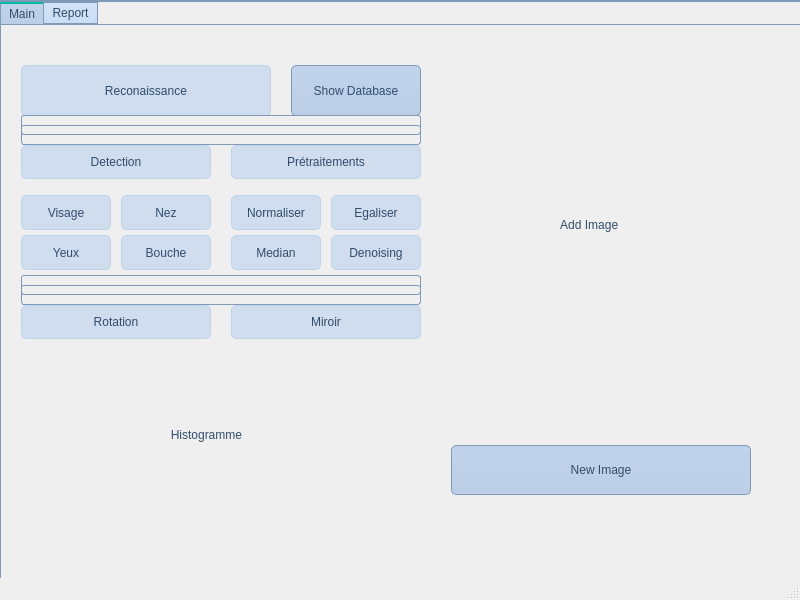
<?xml version="1.0" encoding="UTF-8"?>
<ui version="4.0">
 <class>MainWindow</class>
 <widget class="QMainWindow" name="MainWindow">
  <property name="geometry">
   <rect>
    <x>0</x>
    <y>0</y>
    <width>800</width>
    <height>600</height>
   </rect>
  </property>
  <property name="windowTitle">
   <string>MainWindow</string>
  </property>
  <property name="styleSheet">
   <string notr="true">QPalette{background:#CFDDEE;}*{outline:0px;color:#324C6C;}

QWidget[form=&quot;true&quot;],QLabel[frameShape=&quot;1&quot;]{
border:1px solid #7F9AB8;
border-radius:0px;
}

QWidget[form=&quot;bottom&quot;]{
background:#C0D3EB;
}

QWidget[form=&quot;bottom&quot;] .QFrame{
border:1px solid #324C6C;
}

QWidget[form=&quot;bottom&quot;] QLabel,QWidget[form=&quot;title&quot;] QLabel{
border-radius:0px;
color:#324C6C;
background:none;
border-style:none;
}

QWidget[form=&quot;title&quot;],QWidget[nav=&quot;left&quot;],QWidget[nav=&quot;top&quot;] QAbstractButton{
border-style:none;
border-radius:0px;
padding:5px;
color:#324C6C;
background:qlineargradient(spread:pad,x1:0,y1:0,x2:0,y2:1,stop:0 #C0D3EB,stop:1 #BCCFE7);
}

QWidget[nav=&quot;top&quot;] QAbstractButton:hover,QWidget[nav=&quot;top&quot;] QAbstractButton:pressed,QWidget[nav=&quot;top&quot;] QAbstractButton:checked{
border-style:solid;
border-width:0px 0px 2px 0px;
padding:4px 4px 2px 4px;
border-color:#00BB9E;
background:qlineargradient(spread:pad,x1:0,y1:0,x2:0,y2:1,stop:0 #D2E3F5,stop:1 #CADDF3);
}

QWidget[nav=&quot;left&quot;] QAbstractButton{
border-radius:0px;
color:#324C6C;
background:none;
border-style:none;
}

QWidget[nav=&quot;left&quot;] QAbstractButton:hover{
color:#FFFFFF;
background-color:#00BB9E;
}

QWidget[nav=&quot;left&quot;] QAbstractButton:checked,QWidget[nav=&quot;left&quot;] QAbstractButton:pressed{
color:#324C6C;
border-style:solid;
border-width:0px 0px 0px 2px;
padding:4px 4px 4px 2px;
border-color:#00BB9E;
background-color:#CFDDEE;
}

QWidget[video=&quot;true&quot;] QLabel{
color:#324C6C;
border:1px solid #7F9AB8;
background:qlineargradient(spread:pad,x1:0,y1:0,x2:0,y2:1,stop:0 #C0D3EB,stop:1 #BCCFE7);
}

QWidget[video=&quot;true&quot;] QLabel:focus{
border:1px solid #00BB9E;
background:qlineargradient(spread:pad,x1:0,y1:0,x2:0,y2:1,stop:0 #D2E3F5,stop:1 #CADDF3);
}

QLineEdit,QTextEdit,QPlainTextEdit,QSpinBox,QDoubleSpinBox,QComboBox,QDateEdit,QTimeEdit,QDateTimeEdit{
border:1px solid #7F9AB8;
border-radius:3px;
padding:2px;
background:none;
selection-background-color:#C0D3EB;
selection-color:#324C6C;
}

QLineEdit:focus,QTextEdit:focus,QPlainTextEdit:focus,QSpinBox:focus,QDoubleSpinBox:focus,QComboBox:focus,QDateEdit:focus,QTimeEdit:focus,QDateTimeEdit:focus,QLineEdit:hover,QTextEdit:hover,QPlainTextEdit:hover,QSpinBox:hover,QDoubleSpinBox:hover,QComboBox:hover,QDateEdit:hover,QTimeEdit:hover,QDateTimeEdit:hover{
border:1px solid #7F9AB8;
}

QLineEdit[echoMode=&quot;2&quot;]{
lineedit-password-character:9679;
}

.QFrame{
border:1px solid #7F9AB8;
border-radius:3px;
}

.QGroupBox{
border:1px solid #7F9AB8;
border-radius:5px;
margin-top:3ex;
}

.QGroupBox::title{
subcontrol-origin:margin;
position:relative;
left:10px;
}

.QPushButton,.QToolButton{
border-style:none;
border:1px solid #7F9AB8;
color:#324C6C;
padding:5px;
min-height:15px;
border-radius:5px;
background:qlineargradient(spread:pad,x1:0,y1:0,x2:0,y2:1,stop:0 #C0D3EB,stop:1 #BCCFE7);
}

.QPushButton:hover,.QToolButton:hover{
background:qlineargradient(spread:pad,x1:0,y1:0,x2:0,y2:1,stop:0 #D2E3F5,stop:1 #CADDF3);
}

.QPushButton:pressed,.QToolButton:pressed{
background:qlineargradient(spread:pad,x1:0,y1:0,x2:0,y2:1,stop:0 #C0D3EB,stop:1 #BCCFE7);
}

.QToolButton::menu-indicator{
image:None;
}

QToolButton#btnMenu,QPushButton#btnMenu_Min,QPushButton#btnMenu_Max,QPushButton#btnMenu_Close{
border-radius:3px;
color:#324C6C;
padding:3px;
margin:0px;
background:none;
border-style:none;
}

QToolButton#btnMenu:hover,QPushButton#btnMenu_Min:hover,QPushButton#btnMenu_Max:hover{
color:#FFFFFF;
margin:1px 1px 2px 1px;
background-color:rgba(51,127,209,230);
}

QPushButton#btnMenu_Close:hover{
color:#FFFFFF;
margin:1px 1px 2px 1px;
background-color:rgba(238,0,0,128);
}

QRadioButton::indicator{
width:15px;
height:15px;
}

QRadioButton::indicator::unchecked{
image:url(:/qss/blue/radiobutton_unchecked.png);
}

QRadioButton::indicator::unchecked:disabled{
image:url(:/qss/blue/radiobutton_unchecked_disable.png);
}

QRadioButton::indicator::checked{
image:url(:/qss/blue/radiobutton_checked.png);
}

QRadioButton::indicator::checked:disabled{
image:url(:/qss/blue/radiobutton_checked_disable.png);
}

QGroupBox::indicator,QTreeWidget::indicator,QListWidget::indicator{
padding:0px -3px 0px 3px;
}

QCheckBox::indicator,QGroupBox::indicator,QTreeWidget::indicator,QListWidget::indicator{
width:13px;
height:13px;
}

QCheckBox::indicator:unchecked,QGroupBox::indicator:unchecked,QTreeWidget::indicator:unchecked,QListWidget::indicator:unchecked{
image:url(:/qss/blue/checkbox_unchecked.png);
}

QCheckBox::indicator:unchecked:disabled,QGroupBox::indicator:unchecked:disabled,QTreeWidget::indicator:unchecked:disabled,QListWidget::indicator:disabled{
image:url(:/qss/blue/checkbox_unchecked_disable.png);
}

QCheckBox::indicator:checked,QGroupBox::indicator:checked,QTreeWidget::indicator:checked,QListWidget::indicator:checked{
image:url(:/qss/blue/checkbox_checked.png);
}

QCheckBox::indicator:checked:disabled,QGroupBox::indicator:checked:disabled,QTreeWidget::indicator:checked:disabled,QListWidget::indicator:checked:disabled{
image:url(:/qss/blue/checkbox_checked_disable.png);
}

QCheckBox::indicator:indeterminate,QGroupBox::indicator:indeterminate,QTreeWidget::indicator:indeterminate,QListWidget::indicator:indeterminate{
image:url(:/qss/blue/checkbox_parcial.png);
}

QCheckBox::indicator:indeterminate:disabled,QGroupBox::indicator:indeterminate:disabled,QTreeWidget::indicator:indeterminate:disabled,QListWidget::indicator:indeterminate:disabled{
image:url(:/qss/blue/checkbox_parcial_disable.png);
}

QTimeEdit::up-button,QDateEdit::up-button,QDateTimeEdit::up-button,QDoubleSpinBox::up-button,QSpinBox::up-button{
image:url(:/qss/blue/add_top.png);
width:10px;
height:10px;
padding:2px 5px 0px 0px;
}

QTimeEdit::down-button,QDateEdit::down-button,QDateTimeEdit::down-button,QDoubleSpinBox::down-button,QSpinBox::down-button{
image:url(:/qss/blue/add_bottom.png);
width:10px;
height:10px;
padding:0px 5px 2px 0px;
}

QTimeEdit::up-button:pressed,QDateEdit::up-button:pressed,QDateTimeEdit::up-button:pressed,QDoubleSpinBox::up-button:pressed,QSpinBox::up-button:pressed{
top:-2px;
}
  
QTimeEdit::down-button:pressed,QDateEdit::down-button:pressed,QDateTimeEdit::down-button:pressed,QDoubleSpinBox::down-button:pressed,QSpinBox::down-button:pressed,QSpinBox::down-button:pressed{
bottom:-2px;
}

QComboBox::down-arrow,QDateEdit[calendarPopup=&quot;true&quot;]::down-arrow,QTimeEdit[calendarPopup=&quot;true&quot;]::down-arrow,QDateTimeEdit[calendarPopup=&quot;true&quot;]::down-arrow{
image:url(:/qss/blue/add_bottom.png);
width:10px;
height:10px;
right:2px;
}

QComboBox::drop-down,QDateEdit::drop-down,QTimeEdit::drop-down,QDateTimeEdit::drop-down{
subcontrol-origin:padding;
subcontrol-position:top right;
width:15px;
border-left-width:0px;
border-left-style:solid;
border-top-right-radius:3px;
border-bottom-right-radius:3px;
border-left-color:#7F9AB8;
}

QComboBox::drop-down:on{
top:1px;
}

QMenuBar::item{
color:#324C6C;
background-color:#C0D3EB;
margin:0px;
padding:3px 10px;
}

QMenu,QMenuBar,QMenu:disabled,QMenuBar:disabled{
color:#324C6C;
background-color:#C0D3EB;
border:1px solid #7F9AB8;
margin:0px;
}

QMenu::item{
padding:3px 20px;
}

QMenu::indicator{
width:13px;
height:13px;
}

QMenu::item:selected,QMenuBar::item:selected{
color:#324C6C;
border:0px solid #7F9AB8;
background:#D2E3F5;
}

QMenu::separator{
height:1px;
background:#7F9AB8;
}

QProgressBar{
min-height:10px;
background:#C0D3EB;
border-radius:5px;
text-align:center;
border:1px solid #C0D3EB;
}

QProgressBar:chunk{
border-radius:5px;
background-color:#7F9AB8;
}

QSlider::groove:horizontal{
background:#C0D3EB;
height:8px;
border-radius:4px;
}

QSlider::add-page:horizontal{
background:#C0D3EB;
height:8px;
border-radius:4px;
}

QSlider::sub-page:horizontal{
background:#7F9AB8;
height:8px;
border-radius:4px;
}

QSlider::handle:horizontal{
width:13px;
margin-top:-3px;
margin-bottom:-3px;
border-radius:6px;
background:qradialgradient(spread:pad,cx:0.5,cy:0.5,radius:0.5,fx:0.5,fy:0.5,stop:0.6 #CFDDEE,stop:0.8 #7F9AB8);
}

QSlider::groove:vertical{
width:8px;
border-radius:4px;
background:#C0D3EB;
}

QSlider::add-page:vertical{
width:8px;
border-radius:4px;
background:#C0D3EB;
}

QSlider::sub-page:vertical{
width:8px;
border-radius:4px;
background:#7F9AB8;
}

QSlider::handle:vertical{
height:14px;
margin-left:-3px;
margin-right:-3px;
border-radius:6px;
background:qradialgradient(spread:pad,cx:0.5,cy:0.5,radius:0.5,fx:0.5,fy:0.5,stop:0.6 #CFDDEE,stop:0.8 #7F9AB8);
}

QScrollBar:horizontal{
background:#C0D3EB;
padding:0px;
border-radius:6px;
max-height:12px;
}

QScrollBar::handle:horizontal{
background:#CADDF3;
min-width:50px;
border-radius:6px;
}

QScrollBar::handle:horizontal:hover{
background:#7F9AB8;
}

QScrollBar::handle:horizontal:pressed{
background:#7F9AB8;
}

QScrollBar::add-page:horizontal{
background:none;
}

QScrollBar::sub-page:horizontal{
background:none;
}

QScrollBar::add-line:horizontal{
background:none;
}

QScrollBar::sub-line:horizontal{
background:none;
}

QScrollBar:vertical{
background:#C0D3EB;
padding:0px;
border-radius:6px;
max-width:12px;
}

QScrollBar::handle:vertical{
background:#CADDF3;
min-height:50px;
border-radius:6px;
}

QScrollBar::handle:vertical:hover{
background:#7F9AB8;
}

QScrollBar::handle:vertical:pressed{
background:#7F9AB8;
}

QScrollBar::add-page:vertical{
background:none;
}

QScrollBar::sub-page:vertical{
background:none;
}

QScrollBar::add-line:vertical{
background:none;
}

QScrollBar::sub-line:vertical{
background:none;
}

QScrollArea{
border:0px;
}

QTreeView,QListView,QTableView,QTabWidget::pane{
border:1px solid #7F9AB8;
selection-background-color:#D2E3F5;
selection-color:#324C6C;
alternate-background-color:#CADDF3;
gridline-color:#7F9AB8;
}

QTreeView::branch:closed:has-children{
margin:4px;
border-image:url(:/qss/blue/branch_open.png);
}

QTreeView::branch:open:has-children{
margin:4px;
border-image:url(:/qss/blue/branch_close.png);
}

QTreeView,QListView,QTableView,QSplitter::handle,QTreeView::branch{
background:#CFDDEE;
}

QTableView::item:selected,QListView::item:selected,QTreeView::item:selected{
color:#324C6C;
background:qlineargradient(spread:pad,x1:0,y1:0,x2:0,y2:1,stop:0 #C0D3EB,stop:1 #BCCFE7);
}

QTableView::item:hover,QListView::item:hover,QTreeView::item:hover{
color:#324C6C;
background:qlineargradient(spread:pad,x1:0,y1:0,x2:0,y2:1,stop:0 #D2E3F5,stop:1 #CADDF3);
}

QTableView::item,QListView::item,QTreeView::item{
padding:1px;
margin:0px;
}

QHeaderView::section,QTableCornerButton:section{
padding:3px;
margin:0px;
color:#324C6C;
border:1px solid #7F9AB8;
border-left-width:0px;
border-right-width:1px;
border-top-width:0px;
border-bottom-width:1px;
background:qlineargradient(spread:pad,x1:0,y1:0,x2:0,y2:1,stop:0 #D2E3F5,stop:1 #CADDF3);
}

QTabBar::tab{
border:1px solid #7F9AB8;
color:#324C6C;
margin:0px;
background:qlineargradient(spread:pad,x1:0,y1:0,x2:0,y2:1,stop:0 #D2E3F5,stop:1 #CADDF3);
}

QTabBar::tab:selected,QTabBar::tab:hover{
border-style:solid;
border-color:#00BB9E;
background:qlineargradient(spread:pad,x1:0,y1:0,x2:0,y2:1,stop:0 #C0D3EB,stop:1 #BCCFE7);
}

QTabBar::tab:top,QTabBar::tab:bottom{
padding:3px 8px 3px 8px;
}

QTabBar::tab:left,QTabBar::tab:right{
padding:8px 3px 8px 3px;
}

QTabBar::tab:top:selected,QTabBar::tab:top:hover{
border-width:2px 0px 0px 0px;
}

QTabBar::tab:right:selected,QTabBar::tab:right:hover{
border-width:0px 0px 0px 2px;
}

QTabBar::tab:bottom:selected,QTabBar::tab:bottom:hover{
border-width:0px 0px 2px 0px;
}

QTabBar::tab:left:selected,QTabBar::tab:left:hover{
border-width:0px 2px 0px 0px;
}

QTabBar::tab:first:top:selected,QTabBar::tab:first:top:hover,QTabBar::tab:first:bottom:selected,QTabBar::tab:first:bottom:hover{
border-left-width:1px;
border-left-color:#7F9AB8;
}

QTabBar::tab:first:left:selected,QTabBar::tab:first:left:hover,QTabBar::tab:first:right:selected,QTabBar::tab:first:right:hover{
border-top-width:1px;
border-top-color:#7F9AB8;
}

QTabBar::tab:last:top:selected,QTabBar::tab:last:top:hover,QTabBar::tab:last:bottom:selected,QTabBar::tab:last:bottom:hover{
border-right-width:1px;
border-right-color:#7F9AB8;
}

QTabBar::tab:last:left:selected,QTabBar::tab:last:left:hover,QTabBar::tab:last:right:selected,QTabBar::tab:last:right:hover{
border-bottom-width:1px;
border-bottom-color:#7F9AB8;
}

QStatusBar::item{
border:0px solid #C0D3EB;
border-radius:3px;
}

QToolBox::tab,QGroupBox#gboxDevicePanel,QGroupBox#gboxDeviceTitle,QFrame#gboxDevicePanel,QFrame#gboxDeviceTitle{
padding:3px;
border-radius:5px;
color:#324C6C;
background:qlineargradient(spread:pad,x1:0,y1:0,x2:0,y2:1,stop:0 #C0D3EB,stop:1 #BCCFE7);
}

QToolTip{
border:0px solid #324C6C;
padding:1px;
color:#324C6C;
background:qlineargradient(spread:pad,x1:0,y1:0,x2:0,y2:1,stop:0 #C0D3EB,stop:1 #BCCFE7);
}

QToolBox::tab:selected{
background:qlineargradient(spread:pad,x1:0,y1:0,x2:0,y2:1,stop:0 #D2E3F5,stop:1 #CADDF3);
}

QPrintPreviewDialog QToolButton{
border:0px solid #324C6C;
border-radius:0px;
margin:0px;
padding:3px;
background:none;
}

QColorDialog QPushButton,QFileDialog QPushButton{
min-width:80px;
}

QToolButton#qt_calendar_prevmonth{
icon-size:0px;
min-width:20px;
image:url(:/qss/blue/calendar_prevmonth.png);
}

QToolButton#qt_calendar_nextmonth{
icon-size:0px;
min-width:20px;
image:url(:/qss/blue/calendar_nextmonth.png);
}

QToolButton#qt_calendar_prevmonth,QToolButton#qt_calendar_nextmonth,QToolButton#qt_calendar_monthbutton,QToolButton#qt_calendar_yearbutton{
border:0px solid #324C6C;
border-radius:3px;
margin:3px 3px 3px 3px;
padding:3px;
background:none;
}

QToolButton#qt_calendar_prevmonth:hover,QToolButton#qt_calendar_nextmonth:hover,QToolButton#qt_calendar_monthbutton:hover,QToolButton#qt_calendar_yearbutton:hover,QToolButton#qt_calendar_prevmonth:pressed,QToolButton#qt_calendar_nextmonth:pressed,QToolButton#qt_calendar_monthbutton:pressed,QToolButton#qt_calendar_yearbutton:pressed{
border:1px solid #7F9AB8;
}

QCalendarWidget QSpinBox#qt_calendar_yearedit{
margin:2px;
}

QCalendarWidget QToolButton::menu-indicator{
image:None;
}

QCalendarWidget QTableView{
border-width:0px;
}

QCalendarWidget QWidget#qt_calendar_navigationbar{
border:1px solid #7F9AB8;
border-width:1px 1px 0px 1px;
background:qlineargradient(spread:pad,x1:0,y1:0,x2:0,y2:1,stop:0 #C0D3EB,stop:1 #BCCFE7);
}

QComboBox QAbstractItemView::item{
min-height:20px;
min-width:10px;
}

QTableView[model=&quot;true&quot;]::item{
padding:0px;
margin:0px;
}

QTableView QLineEdit,QTableView QComboBox,QTableView QSpinBox,QTableView QDoubleSpinBox,QTableView QDateEdit,QTableView QTimeEdit,QTableView QDateTimeEdit{
border-width:0px;
border-radius:0px;
}

QTableView QLineEdit:focus,QTableView QComboBox:focus,QTableView QSpinBox:focus,QTableView QDoubleSpinBox:focus,QTableView QDateEdit:focus,QTableView QTimeEdit:focus,QTableView QDateTimeEdit:focus{
border-width:0px;
border-radius:0px;
}

QLineEdit,QTextEdit,QPlainTextEdit,QSpinBox,QDoubleSpinBox,QComboBox,QDateEdit,QTimeEdit,QDateTimeEdit{
background:#CFDDEE;
}

*:disabled{
background:#CFDDEE;
border-color:#C0D3EB;
}

/*TextColor:#324C6C*/
/*PanelColor:#CFDDEE*/
/*BorderColor:#7F9AB8*/
/*NormalColorStart:#C0D3EB*/
/*NormalColorEnd:#BCCFE7*/
/*DarkColorStart:#D2E3F5*/
/*DarkColorEnd:#CADDF3*/
/*HighColor:#00BB9E*/</string>
  </property>
  <widget class="QWidget" name="centralwidget">
   <widget class="QTabWidget" name="tabWidget">
    <property name="geometry">
     <rect>
      <x>0</x>
      <y>0</y>
      <width>801</width>
      <height>581</height>
     </rect>
    </property>
    <property name="currentIndex">
     <number>0</number>
    </property>
    <property name="usesScrollButtons">
     <bool>false</bool>
    </property>
    <property name="tabsClosable">
     <bool>false</bool>
    </property>
    <property name="tabBarAutoHide">
     <bool>false</bool>
    </property>
    <widget class="QWidget" name="Main">
     <attribute name="title">
      <string>Main</string>
     </attribute>
     <widget class="QPushButton" name="imgChanger">
      <property name="geometry">
       <rect>
        <x>450</x>
        <y>420</y>
        <width>300</width>
        <height>50</height>
       </rect>
      </property>
      <property name="text">
       <string>New Image</string>
      </property>
     </widget>
     <widget class="QLabel" name="MyImage">
      <property name="geometry">
       <rect>
        <x>450</x>
        <y>50</y>
        <width>300</width>
        <height>300</height>
       </rect>
      </property>
      <property name="text">
       <string>                                 Add Image</string>
      </property>
      <property name="scaledContents">
       <bool>true</bool>
      </property>
      <property name="margin">
       <number>0</number>
      </property>
     </widget>
     <widget class="QPushButton" name="showDatabase">
      <property name="geometry">
       <rect>
        <x>290</x>
        <y>40</y>
        <width>130</width>
        <height>51</height>
       </rect>
      </property>
      <property name="text">
       <string>Show Database</string>
      </property>
     </widget>
     <widget class="QPushButton" name="Reconaissance">
      <property name="enabled">
       <bool>false</bool>
      </property>
      <property name="geometry">
       <rect>
        <x>20</x>
        <y>40</y>
        <width>250</width>
        <height>51</height>
       </rect>
      </property>
      <property name="text">
       <string>Reconaissance</string>
      </property>
     </widget>
     <widget class="QPushButton" name="Detection">
      <property name="enabled">
       <bool>false</bool>
      </property>
      <property name="geometry">
       <rect>
        <x>20</x>
        <y>120</y>
        <width>190</width>
        <height>34</height>
       </rect>
      </property>
      <property name="text">
       <string>Detection</string>
      </property>
     </widget>
     <widget class="QPushButton" name="Pretraitement">
      <property name="enabled">
       <bool>false</bool>
      </property>
      <property name="geometry">
       <rect>
        <x>230</x>
        <y>120</y>
        <width>190</width>
        <height>34</height>
       </rect>
      </property>
      <property name="text">
       <string>Prétraitements</string>
      </property>
     </widget>
     <widget class="QPushButton" name="DVisage">
      <property name="enabled">
       <bool>false</bool>
      </property>
      <property name="geometry">
       <rect>
        <x>20</x>
        <y>170</y>
        <width>90</width>
        <height>35</height>
       </rect>
      </property>
      <property name="text">
       <string>Visage</string>
      </property>
     </widget>
     <widget class="QPushButton" name="DNez">
      <property name="enabled">
       <bool>false</bool>
      </property>
      <property name="geometry">
       <rect>
        <x>120</x>
        <y>170</y>
        <width>90</width>
        <height>35</height>
       </rect>
      </property>
      <property name="text">
       <string>Nez</string>
      </property>
     </widget>
     <widget class="QPushButton" name="DBouche">
      <property name="enabled">
       <bool>false</bool>
      </property>
      <property name="geometry">
       <rect>
        <x>120</x>
        <y>210</y>
        <width>90</width>
        <height>35</height>
       </rect>
      </property>
      <property name="text">
       <string>Bouche</string>
      </property>
     </widget>
     <widget class="QPushButton" name="DYeux">
      <property name="enabled">
       <bool>false</bool>
      </property>
      <property name="geometry">
       <rect>
        <x>20</x>
        <y>210</y>
        <width>90</width>
        <height>35</height>
       </rect>
      </property>
      <property name="text">
       <string>Yeux</string>
      </property>
     </widget>
     <widget class="QPushButton" name="Denoising">
      <property name="enabled">
       <bool>false</bool>
      </property>
      <property name="geometry">
       <rect>
        <x>330</x>
        <y>210</y>
        <width>90</width>
        <height>35</height>
       </rect>
      </property>
      <property name="text">
       <string>Denoising</string>
      </property>
     </widget>
     <widget class="QPushButton" name="Median">
      <property name="enabled">
       <bool>false</bool>
      </property>
      <property name="geometry">
       <rect>
        <x>230</x>
        <y>210</y>
        <width>90</width>
        <height>35</height>
       </rect>
      </property>
      <property name="text">
       <string>Median</string>
      </property>
     </widget>
     <widget class="QPushButton" name="Egaliser">
      <property name="enabled">
       <bool>false</bool>
      </property>
      <property name="geometry">
       <rect>
        <x>330</x>
        <y>170</y>
        <width>90</width>
        <height>35</height>
       </rect>
      </property>
      <property name="text">
       <string>Egaliser</string>
      </property>
     </widget>
     <widget class="QPushButton" name="Norm">
      <property name="enabled">
       <bool>false</bool>
      </property>
      <property name="geometry">
       <rect>
        <x>230</x>
        <y>170</y>
        <width>90</width>
        <height>35</height>
       </rect>
      </property>
      <property name="text">
       <string>Normaliser</string>
      </property>
     </widget>
     <widget class="QPushButton" name="Miroir">
      <property name="enabled">
       <bool>false</bool>
      </property>
      <property name="geometry">
       <rect>
        <x>230</x>
        <y>280</y>
        <width>190</width>
        <height>34</height>
       </rect>
      </property>
      <property name="text">
       <string>Miroir</string>
      </property>
     </widget>
     <widget class="QPushButton" name="Rotation">
      <property name="enabled">
       <bool>false</bool>
      </property>
      <property name="geometry">
       <rect>
        <x>20</x>
        <y>280</y>
        <width>190</width>
        <height>34</height>
       </rect>
      </property>
      <property name="text">
       <string>Rotation</string>
      </property>
     </widget>
     <widget class="Line" name="line">
      <property name="geometry">
       <rect>
        <x>20</x>
        <y>100</y>
        <width>400</width>
        <height>20</height>
       </rect>
      </property>
      <property name="orientation">
       <enum>Qt::Horizontal</enum>
      </property>
     </widget>
     <widget class="Line" name="line_2">
      <property name="geometry">
       <rect>
        <x>20</x>
        <y>250</y>
        <width>400</width>
        <height>20</height>
       </rect>
      </property>
      <property name="orientation">
       <enum>Qt::Horizontal</enum>
      </property>
     </widget>
     <widget class="Line" name="line_3">
      <property name="geometry">
       <rect>
        <x>20</x>
        <y>260</y>
        <width>400</width>
        <height>20</height>
       </rect>
      </property>
      <property name="orientation">
       <enum>Qt::Horizontal</enum>
      </property>
     </widget>
     <widget class="Line" name="line_4">
      <property name="geometry">
       <rect>
        <x>20</x>
        <y>90</y>
        <width>400</width>
        <height>20</height>
       </rect>
      </property>
      <property name="orientation">
       <enum>Qt::Horizontal</enum>
      </property>
     </widget>
     <widget class="QLabel" name="label">
      <property name="geometry">
       <rect>
        <x>20</x>
        <y>340</y>
        <width>400</width>
        <height>140</height>
       </rect>
      </property>
      <property name="styleSheet">
       <string notr="true">Qlabel{
background: qlineargradient(spread:pad, x1:0, y1:1, x2:0, y2:0, stop:0 rgba(0, 0, 0, 255), stop:0.05 rgba(14, 8, 73, 255), stop:0.36 rgba(28, 17, 145, 255), stop:0.6 rgba(126, 14, 81, 255), stop:0.75 rgba(234, 11, 11, 255), stop:0.79 rgba(244, 70, 5, 255), stop:0.86 rgba(255, 136, 0, 255), stop:0.935 rgba(239, 236, 55, 255))}</string>
      </property>
      <property name="text">
       <string>                                             Histogramme</string>
      </property>
     </widget>
    </widget>
    <widget class="QWidget" name="Report">
     <property name="enabled">
      <bool>true</bool>
     </property>
     <attribute name="title">
      <string>Report</string>
     </attribute>
    </widget>
   </widget>
  </widget>
  <widget class="QMenuBar" name="menubar">
   <property name="geometry">
    <rect>
     <x>0</x>
     <y>0</y>
     <width>800</width>
     <height>24</height>
    </rect>
   </property>
  </widget>
  <widget class="QStatusBar" name="statusbar"/>
 </widget>
 <resources/>
 <connections/>
</ui>
